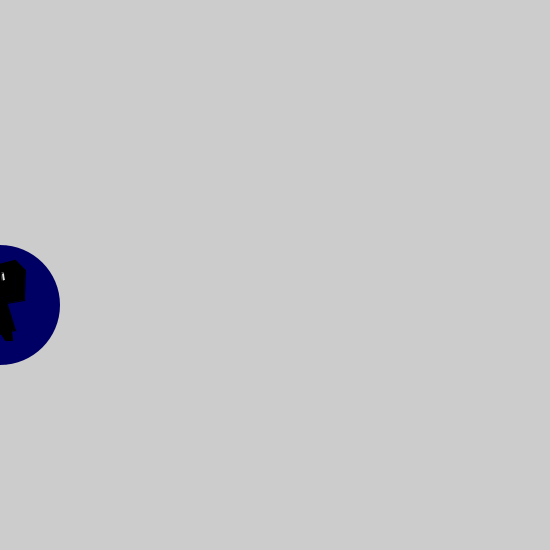
Frame 1 (no input)
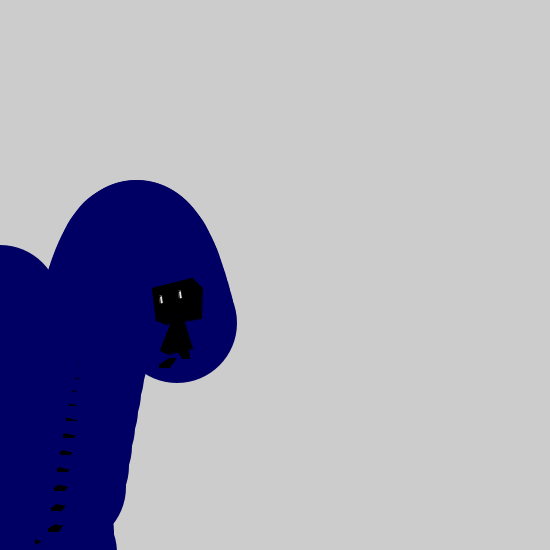
Frame 60 (the mouse pressed at the canvas centre just before this capture)
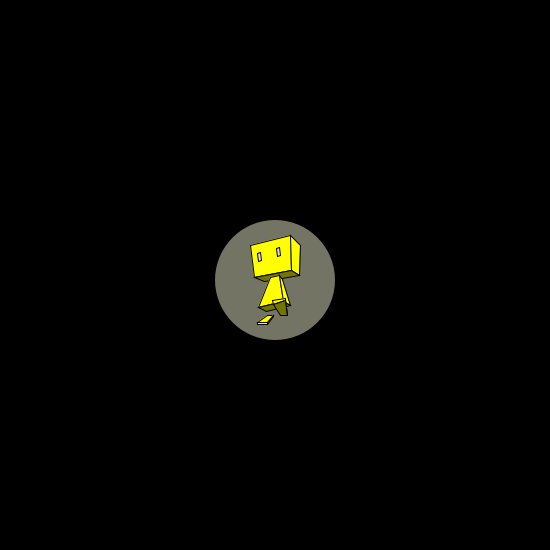
Frame 120 (the mouse held since frame 60 and released just before this capture)

The Processing sketch that drew these frames (run headless with seeded random() and noise(); from frame 60 on, the mouse is pressed at the canvas centre):

// Processing sketch: processing_126740
// ── processing_126740.pde

void chara(int a, int b) {
  pushMatrix();
  translate(a-50, b-50);

  stroke(0);
  strokeWeight(1);
  fill(255);


   noStroke();
   fill(111,255,184);
   triangle(12,24,30,34,14,35);
   triangle(17,45,30,34,23,48);

   
  //
  fill(map(mouseX,0,600,0,255),map( mouseY, 0,600,0,255),100);
  ellipse(50,55,120,120);

  
  
  //head
  stroke(0, 0, 0);
  fill(mouseX,mouseY,0);
  quad(25, 20, 65, 10, 66, 45, 29, 52);
  quad(65, 10, 75, 20, 74, 50, 66, 45);
  fill(map(mouseX,0,600,0,255),map( mouseY, 0,600,0,255),0);
  quad(29, 52, 66, 45, 74, 50, 39, 56);
  //eyes
  stroke(0, 0, 0);
  fill(225, 225, 225);
  quad(32, 28, 35, 27, 36, 35, 33, 36);
  quad(51, 23, 54, 22, 55, 30, 52, 31);
  /*right
   noStroke();
   fill(111,225,184);
   triangle(85,12,88,23,70,27);
   triangle(70,27,82,35,76,41);
   */
  //body
   fill(mouseX, mouseY, 0);
  quad(45, 52, 54, 50, 58, 76, 33, 82);
  quad(54, 50, 57, 54, 65, 80, 58, 76);
  fill(map(mouseX,0,600,0,255),map( mouseY, 0,600,0,255),0);
  quad(33, 82, 58, 76, 65, 80, 41, 86);
 
 /*
  //leftfoot
  fill(mouseX, mouseY, 0);
  quad(17, 84, 28, 82, 29, 86, 18, 87);
  quad(28, 82, 36, 95, 35, 97, 28, 85);
  fill(map(mouseX,0,600,0,255),map( mouseY, 0,600,0,255),0);
  quad(18, 87, 28, 85, 35, 97, 30, 97);
  //rightfoot
  fill(mouseX, mouseY, 0);
  quad(58, 90, 60, 91, 59, 97, 48, 97);
  quad(59, 90, 59, 91, 58, 98, 59, 97);
  quad(48, 97, 59, 97, 58, 99, 48, 99);
*/


 //leftfoot 2
  fill(mouseX, mouseY, 0);
  quad(42, 90, 48, 90, 41, 98, 32, 97);
  quad(48, 90, 48, 91, 42, 99, 41, 98);
  quad(32, 97, 42, 97, 42, 99, 32, 99);
  //rightfoot 2
  fill(mouseX, mouseY, 0);
  quad(47, 75, 60, 73, 60, 75, 48, 79);
  quad(60, 73, 61, 90, 62, 90, 60, 75);
  fill(map(mouseX,0,600,0,255),map( mouseY, 0,600,0,255),0);
  quad(48, 79, 60, 75, 62, 90, 55, 90);


 
  popMatrix();
}

float x,y ;
float vx,vy ;
float ay ;

void setup(){
  size(600-50,600-50);
  x = 0 ;
  y = 300 ;
  vx = 3 ;
  vy = 5 ;
  ay = 0.9 ;
}

void draw(){
  
  chara(int(x),int(y));
  
  x = x + vx ;
  y = y + vy ;
  
  if (x > 550) vx = -vx ;
  if (x < -50) vx = -vx ;
  if (y > 600){
    vy = -vy ;
    vy = vy * 0.9 ;
    y = 550 - (y - 550);
  }
  if (y < 0) vy = -vy ;
  
  vy = vy+ay ;
  
  if(mousePressed){
    background(0);
    chara(int(x),int(y));
    
    if((mouseX > x-50) && (mouseX< x+50) && (mouseY > y-50) && (mouseY < y+50)){
       x = mouseX ;
       y = mouseY ;
       vx = 0 ;
       vy = 0 ;
       
     }
  }
}

void mouseReleased(){
  background(200);
  vx = mouseX - pmouseX ;
  
}
